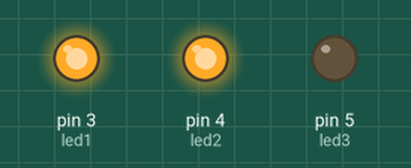
Bench run of a sketch on a simulated Arduino Uno, built with avr-gcc and run on an emulated ATmega328P. On the bench: output pins drawn as LEDs (lit = HIGH).

Above: at 0.1 s.
At 3.1 s:
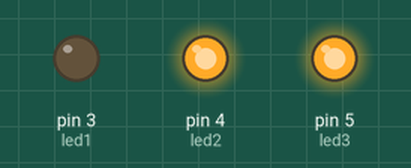
At 6.1 s:
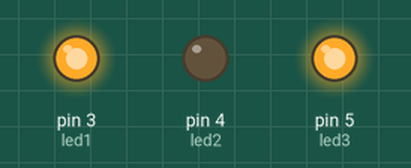
Timing chart, 0 to 7.6 s (numbered marks = the images above):
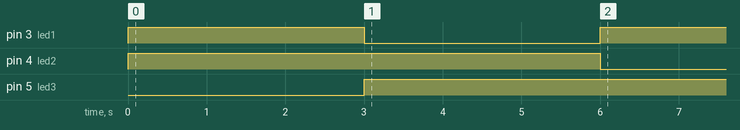

The sketch:

03_count_three.ino
```cpp
int led1 = 3;
int led2 = 4;
int led3 = 5;

int time[3] = {0,0,0};

int index1 = 3;
int index2 = 4;

void setup() {
  pinMode(led1, OUTPUT);
  pinMode(led2, OUTPUT);
  pinMode(led3, OUTPUT);
}

void loop() {

  digitalWrite (index1, HIGH);
  time[index1 - 3] += 1;
  digitalWrite (index2, HIGH);
  time[index2 - 2] += 1;
  delay(1000);

  if (time[index1 - 3] == 3)
  {
      digitalWrite (index1, LOW);
      digitalWrite (index2, LOW);
      index1++;
      index2++;
      if (index1 == 6) index1 = 3;
      if (index2 == 6) index2 = 3;
  }

  if (time[0] == time[1] && time[1] == time[2])
  {
    time[0] == 0;
    time[1] == 0;
    time[2] == 0;
  }
}
```

Measured:
- by itself, pin 3 (led1): LOW → HIGH at 0.00 s, → LOW 3.0 s later, → HIGH 3.0 s later
- by itself, pin 4 (led2): LOW → HIGH at 0.00 s, → LOW 6.0 s later
- by itself, pin 5 (led3): LOW → HIGH at 3.0 s
